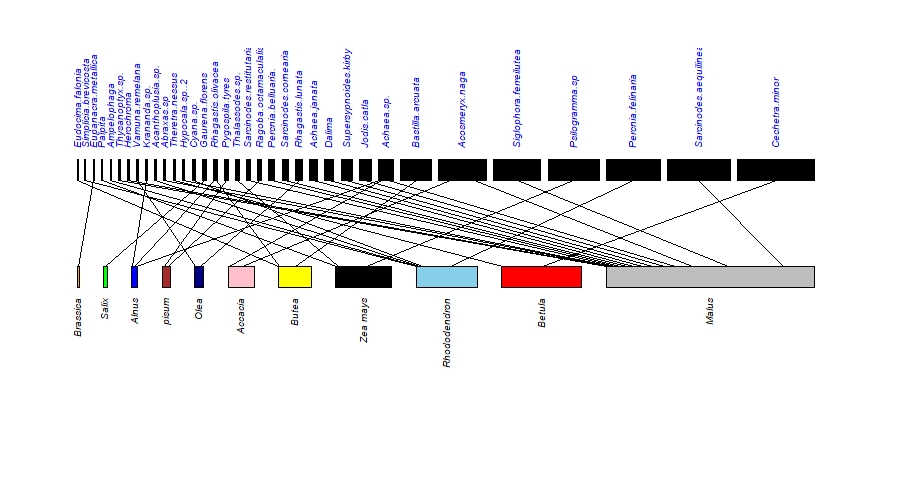

Write R code to recreate this figure.
install.packages("bipartite")
library(bipartite)
mothweb <- read.csv("Bipartite.csv", row.names = 1)
View(mothweb)
plotweb(mothweb)
?plotweb
data(Safariland)
plotweb(Safariland)
# shorter labels
plotweb(sortweb(mothweb, sort.order="dec", sequence = seq.higher), high.lablength=3, low.lablength=0, arrow="down")
# centered triangles for displaying interacions
plotweb(sortweb(mothweb, sort.order="inc", sequence = seq.higher), text.rot=90, method="normal", 
         arrow="both",col.low=c("orange","green","blue","brown","navy blue","pink","yellow","black", "sky blue","red","grey" ),col.high=c("black"),
        text.high.col=c(rep("blue",26)), col.interaction=c("grey"),
        bor.col.interaction=c(rep("black",40)), y.lim=c(-1,2.5))
#orginal sequence, up arrows and different box width
plotweb(mothweb, method="normal", arrow="up", y.width.low=0.3, low.lablength=4)
# interactions as lines
plotweb(mothweb, arrow="both", y.width.low=0.05, text.rot=90, col.high="blue", 
        col.low="green")
plotweb(mothweb,col.high=c("orange","green"))
# coloured interaction
plotweb(mothweb,col.low=c("orange","green","blue","brown","violet","pink","yellow","black", "sky blue","black","violet" ),col.high=c("black"),
        text.high.col=c("pink"), col.interaction=c("grey"),
        bor.col.interaction=c(rep("black",26)),method="normal", 
        text.rot=90, low.lablength=40, high.lablength=50)
plotweb(Safariland, abuns.type='independent',arrow="down.center")
plotweb(Safariland, abuns.type='additional',arrow="down.center")
plotweb(t(Safariland), y.width.low=0.05, y.width.high=0.1, method="normal", 
        add=TRUE, low.y=1.7,high.y=2.7, col.low="green", text.low.col="black", 
        low.lab.dis=0, arrow="down", adj.low=c(0.5,1.1), low.lablength=4, 
        high.lablength=0)
plotweb(Safariland,col.low=c("orange","green"),col.high=c("white","grey","purple"),
        text.high.col=c("blue","red"), col.interaction=c("red",rep("green",26),rep("brown",242)),
        bor.col.interaction=c(rep("green",26),rep("brown",242)),method="normal", 
        text.rot=90, low.lablength=10, high.lablength=5)
